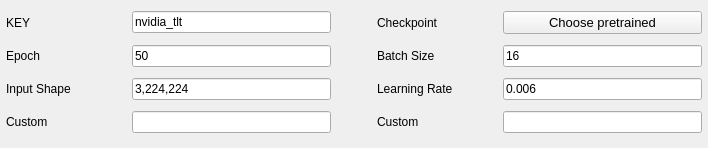
                <widget class="QWidget" name="t2_scrollAreaWidgetContents">
                 <property name="geometry">
                  <rect>
                   <x>0</x>
                   <y>0</y>
                   <width>708</width>
                   <height>148</height>
                  </rect>
                 </property>
                 <layout class="QGridLayout" name="gridLayout_4" columnstretch="3,5,1,3,5">
                  <property name="leftMargin">
                   <number>6</number>
                  </property>
                  <property name="topMargin">
                   <number>6</number>
                  </property>
                  <property name="rightMargin">
                   <number>6</number>
                  </property>
                  <property name="bottomMargin">
                   <number>6</number>
                  </property>
                  <property name="spacing">
                   <number>6</number>
                  </property>
                  <item row="0" column="4">
                   <widget class="QPushButton" name="t2_bt_checkpoint">
                    <property name="sizePolicy">
                     <sizepolicy hsizetype="Preferred" vsizetype="Preferred">
                      <horstretch>0</horstretch>
                      <verstretch>0</verstretch>
                     </sizepolicy>
                    </property>
                    <property name="font">
                     <font>
                      <family>Arial</family>
                      <pointsize>10</pointsize>
                     </font>
                    </property>
                    <property name="text">
                     <string>Choose pretrained</string>
                    </property>
                   </widget>
                  </item>
                  <item row="2" column="1">
                   <widget class="QLineEdit" name="t2_input_shape">
                    <property name="text">
                     <string>3,224,224</string>
                    </property>
                   </widget>
                  </item>
                  <item row="1" column="1">
                   <widget class="QLineEdit" name="t2_epoch">
                    <property name="text">
                     <string>50</string>
                    </property>
                   </widget>
                  </item>
                  <item row="0" column="1">
                   <widget class="QLineEdit" name="t2_key">
                    <property name="text">
                     <string>nvidia_tlt</string>
                    </property>
                   </widget>
                  </item>
                  <item row="1" column="0">
                   <widget class="QLabel" name="t2_spec_lbl_epoch">
                    <property name="sizePolicy">
                     <sizepolicy hsizetype="Preferred" vsizetype="Preferred">
                      <horstretch>0</horstretch>
                      <verstretch>0</verstretch>
                     </sizepolicy>
                    </property>
                    <property name="text">
                     <string>Epoch</string>
                    </property>
                   </widget>
                  </item>
                  <item row="1" column="3">
                   <widget class="QLabel" name="t2_spec_lbl_batch_size">
                    <property name="sizePolicy">
                     <sizepolicy hsizetype="Preferred" vsizetype="Preferred">
                      <horstretch>0</horstretch>
                      <verstretch>0</verstretch>
                     </sizepolicy>
                    </property>
                    <property name="text">
                     <string>Batch Size</string>
                    </property>
                   </widget>
                  </item>
                  <item row="0" column="0">
                   <widget class="QLabel" name="t2_spec_lbl_key">
                    <property name="sizePolicy">
                     <sizepolicy hsizetype="Preferred" vsizetype="Preferred">
                      <horstretch>0</horstretch>
                      <verstretch>0</verstretch>
                     </sizepolicy>
                    </property>
                    <property name="text">
                     <string>KEY</string>
                    </property>
                   </widget>
                  </item>
                  <item row="2" column="0">
                   <widget class="QLabel" name="t2_spec_lbl_in_shape">
                    <property name="sizePolicy">
                     <sizepolicy hsizetype="Preferred" vsizetype="Preferred">
                      <horstretch>0</horstretch>
                      <verstretch>0</verstretch>
                     </sizepolicy>
                    </property>
                    <property name="text">
                     <string>Input Shape</string>
                    </property>
                   </widget>
                  </item>
                  <item row="1" column="4">
                   <widget class="QLineEdit" name="t2_batch">
                    <property name="text">
                     <string>16</string>
                    </property>
                   </widget>
                  </item>
                  <item row="0" column="2">
                   <spacer name="horizontalSpacer_12">
                    <property name="orientation">
                     <enum>Qt::Horizontal</enum>
                    </property>
                    <property name="sizeHint" stdset="0">
                     <size>
                      <width>40</width>
                      <height>20</height>
                     </size>
                    </property>
                   </spacer>
                  </item>
                  <item row="1" column="2">
                   <spacer name="horizontalSpacer_13">
                    <property name="orientation">
                     <enum>Qt::Horizontal</enum>
                    </property>
                    <property name="sizeHint" stdset="0">
                     <size>
                      <width>40</width>
                      <height>20</height>
                     </size>
                    </property>
                   </spacer>
                  </item>
                  <item row="2" column="2">
                   <spacer name="horizontalSpacer_14">
                    <property name="orientation">
                     <enum>Qt::Horizontal</enum>
                    </property>
                    <property name="sizeHint" stdset="0">
                     <size>
                      <width>40</width>
                      <height>20</height>
                     </size>
                    </property>
                   </spacer>
                  </item>
                  <item row="0" column="3">
                   <widget class="QLabel" name="t2_spec_lbl_checkpoint">
                    <property name="sizePolicy">
                     <sizepolicy hsizetype="Preferred" vsizetype="Preferred">
                      <horstretch>0</horstretch>
                      <verstretch>0</verstretch>
                     </sizepolicy>
                    </property>
                    <property name="text">
                     <string>Checkpoint</string>
                    </property>
                   </widget>
                  </item>
                  <item row="2" column="3">
                   <widget class="QLabel" name="t2_spec_lbl_lr">
                    <property name="text">
                     <string>Learning Rate</string>
                    </property>
                   </widget>
                  </item>
                  <item row="2" column="4">
                   <widget class="QLineEdit" name="t2_lr">
                    <property name="text">
                     <string>0.006</string>
                    </property>
                   </widget>
                  </item>
                  <item row="3" column="2">
                   <spacer name="horizontalSpacer_15">
                    <property name="orientation">
                     <enum>Qt::Horizontal</enum>
                    </property>
                    <property name="sizeHint" stdset="0">
                     <size>
                      <width>40</width>
                      <height>20</height>
                     </size>
                    </property>
                   </spacer>
                  </item>
                  <item row="3" column="3">
                   <widget class="QLabel" name="t2_spec_lbl_c1">
                    <property name="text">
                     <string>Custom</string>
                    </property>
                   </widget>
                  </item>
                  <item row="3" column="4">
                   <widget class="QLineEdit" name="t2_c1"/>
                  </item>
                  <item row="3" column="0">
                   <widget class="QLabel" name="t2_spec_lbl_c2">
                    <property name="text">
                     <string>Custom</string>
                    </property>
                   </widget>
                  </item>
                  <item row="3" column="1">
                   <widget class="QLineEdit" name="t2_c2"/>
                  </item>
                 </layout>
                </widget>
